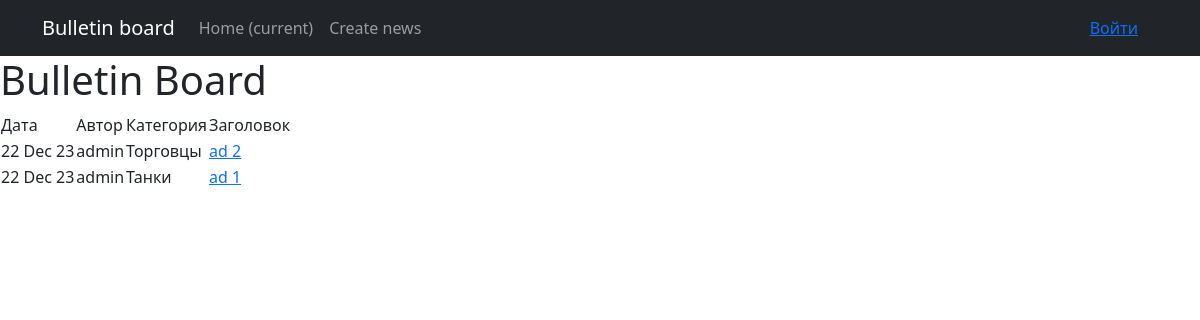
The page / on the database its author committed.
### board/models.py (models this page shows, shortened)
class Ad(models.Model):
    created_at = models.DateTimeField(auto_now_add=True)
    created_by = models.ForeignKey(
        User,
        on_delete=models.PROTECT,
        related_name='ads',
        null=True,
    )
    title = models.CharField(max_length=100, default='')
    text = RichTextUploadingField()
    category = models.CharField(
        max_length=10,
        choices=CATEGORIES,
        default='1'
    )

### board/views.py (the view)
# urls.py: path('', views.AdsView.as_view(), name='home'),
class AdsView(ListView):
    model = Ad
    ordering = '-created_at'
    template_name = 'ads_list.html'
    context_object_name = 'ads'

### templates/ads_list.html (shortened to what this page needs)
{% extends 'default.html' %}
{% block content %}
    <h1>Bulletin Board</h1>
    {% if ads %}
        <table>
            <tr>
                <td>Дата</td>
                <td>Автор</td>
                <td>Категория</td>
                <td>Заголовок</td>
            </tr>
            {% for ad in ads %}
                <tr>
                    <td>{{ ad.created_at|date:'d M y' }}</td>
                    <td>{{ ad.created_by }}</td>
                    <td>{{ ad.get_category_display }}</td>
                    <td>
                        <a href='{{ ad.id }}'>
                            {{ ad.title }}
                        </a>
                    </td>
                </tr>
            {% endfor %}
        </table>
    {% else %}
        <h2>Объявления пока не добавлены. Вы можете быть первым!</h2>
    {% endif %}
{% endblock %}

### rows shown on the page
Ad: created_at "22 Dec 23", created_by "admin", category "Торговцы", title "ad 2"
Ad: created_at "22 Dec 23", created_by "admin", category "Танки", title "ad 1"
